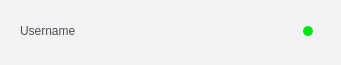
<?xml version="1.0" encoding="UTF-8"?>
<ui version="4.0">
 <class>CustomItem</class>
 <widget class="QWidget" name="CustomItem">
  <property name="geometry">
   <rect>
    <x>0</x>
    <y>0</y>
    <width>341</width>
    <height>65</height>
   </rect>
  </property>
  <property name="windowTitle">
   <string>Form</string>
  </property>
  <property name="styleSheet">
   <string notr="true">background-color: #f2f2f2;
border: none;</string>
  </property>
  <widget class="QLabel" name="label">
   <property name="geometry">
    <rect>
     <x>20</x>
     <y>20</y>
     <width>241</width>
     <height>21</height>
    </rect>
   </property>
   <property name="styleSheet">
    <string notr="true">font: 10pt &quot;Montserrat&quot;;
color: #4c4f59;
border: none;
background: none;</string>
   </property>
   <property name="text">
    <string>Username</string>
   </property>
  </widget>
  <widget class="QLabel" name="label_2">
   <property name="geometry">
    <rect>
     <x>303</x>
     <y>26</y>
     <width>10</width>
     <height>10</height>
    </rect>
   </property>
   <property name="styleSheet">
    <string notr="true">background-color:rgb(0, 229, 19);
border-radius: 5px;
</string>
   </property>
   <property name="text">
    <string/>
   </property>
  </widget>
 </widget>
 <resources/>
 <connections/>
</ui>
